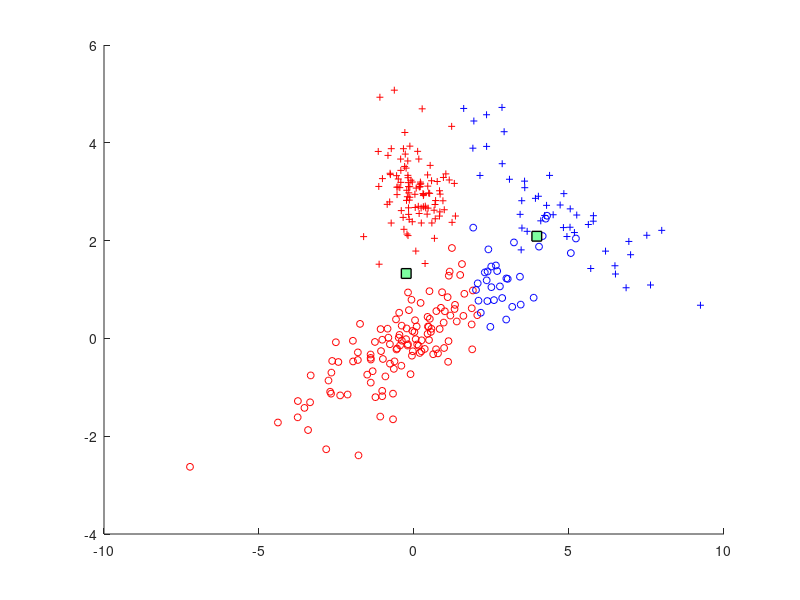

Here is the MATLAB script that generated this plot:
clc

% Classe 1
mu1 = [0 0];
sigma1 = [2^2 1.7; 1.7 1^2];
samples1 = 150;
% Classe 2
mu2 = [0 3];
sigma2 = [.5^2 0; 0 .5^2];
samples2 = 100;
% Classe 2
mu3 = [4 3];
sigma3 = [2^2 -1.7; -1.7 1^2];
samples3 = 50;

% Distribution Bivariate
samples = [mvnrnd(mu1,sigma1,samples1);mvnrnd(mu2,sigma2,samples2);mvnrnd(mu3,sigma3,samples3)];

% Draw Graphic
% c = [ones(samples1, 1); repmat(2, [samples2 1]); repmat(2, [samples3 1])];
% c = [ones(samples1, 1); repmat(2, [(samples2+samples3) 1])];
% scatter(samples(:,1),samples(:,2),5, c, '+');
% hold on

% K-Means
opts = statset('Display','final');
[idx,ctrs] = kmeans(samples,2,...
                    'Replicates',100);

% Labels
cls = [ones(samples1, 1); repmat(2, [(samples2+samples3) 1])];

% Plot
hold all
plot(samples(idx==1 & cls==1,1),samples(idx==1 & cls==1,2),'ro','MarkerSize',5);% Correct class 1 => cluster 1
plot(samples(idx==2 & cls==1,1),samples(idx==2 & cls==1,2),'bo','MarkerSize',5);% Wrong   class 1 => cluster 2
plot(samples(idx==2 & cls==2,1),samples(idx==2 & cls==2,2),'b+','MarkerSize',5);% Correct class 2 => cluster 2
plot(samples(idx==1 & cls==2,1),samples(idx==1 & cls==2,2),'r+','MarkerSize',5);% Wrong   class 2 => cluster 1
plot(ctrs(:,1),ctrs(:,2),'ks', ...
    'MarkerSize',7,'LineWidth',1, 'MarkerFaceColor',[.49 1 .63]);

cls1V = size(samples(idx==1 & cls==1,1), 1);
cls1F = size(samples(idx==2 & cls==1,1), 1);
cls2V = size(samples(idx==2 & cls==2,1), 1);
cls2F = size(samples(idx==1 & cls==2,1), 1);

if ((cls1F+cls2F)/(samples1+samples2+samples3)) > .5
    cls1V = size(samples(idx==2 & cls==1,1), 1);
    cls1F = size(samples(idx==1 & cls==1,1), 1);
    cls2V = size(samples(idx==1 & cls==2,1), 1);
    cls2F = size(samples(idx==2 & cls==2,1), 1);
end

clas1 = samples1;
clas2 = samples2+samples3;
clasV = (cls1V+cls2V);
clasF = (cls1F+cls2F);
all = (clasV+clasF);

contingency = [cls1V cls2F; cls1F cls2V];
sumA = sum(contingency')';
sumB = sum(contingency)';

index = 0;
for i=1:2
    for j=1:2
%         fprintf('Index %d %d => %d\n', i, j, contingency(i, j));
        if contingency(i, j) >= 2
            index = index + nchoosek(contingency(i, j),2);
        end
    end
end

n2 = nchoosek(all, 2);
expectedIndexA = 0;
expectedIndexB = 0;

for i=1:2
    expectedIndexA = expectedIndexA + nchoosek(sumA(i, 1),2);
    expectedIndexB = expectedIndexB + nchoosek(sumB(i, 1),2);
end

expectedIndex = (expectedIndexA*expectedIndexB)/n2;
maxIndex = (expectedIndexA+expectedIndexB)/2;

adjustedIndex = (index-expectedIndex)/(maxIndex-expectedIndex);

fprintf('Indice de Rand Corrigido: %.4f\n', adjustedIndex);
fprintf('Error Classificacao Global: %.4f\n', (clasF/all));
fprintf('Error Classificacao Classe 1: %.4f\n', (cls1F/clas1));
fprintf('Error Classificacao Classe 2: %.4f\n', (cls2F/clas2));

